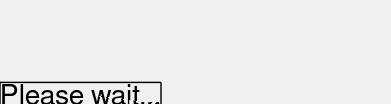

Write MATLAB code to recreate this figure.
function d = waitdlg(varargin)
% WAITDLG opens a windows to prompt the user to please wait
%__________________________________________________________________________
% SYNTAX: 
%   waitdlg
%   waitdlg(Message);
%   waitdlg(Message,ParentWindowPosition)
%__________________________________________________________________________

% Define the default message
if nargin == 0; varargin{1} = 'Please wait...'; end

% Define the window
d = dialog('Units','Normalized','WindowStyle','Normal',...
    'Tag','imObjectProgressWindow','Name','Please wait...',...
    'Position',[0.4,0.475,0.15,0.05]);

% Define the message
annotation(d,'textbox',[0,0,1,1],...
    'String',varargin{1},'HorizontalAlignment','center',...
    'VerticalAlignment','middle');

% Center the dialog in parent window, if desired
if nargin == 2; 
    centerwindow(d,varargin{2});
end

% Draw the window and make the window modal
drawnow;
set(d,'WindowStyle','modal');